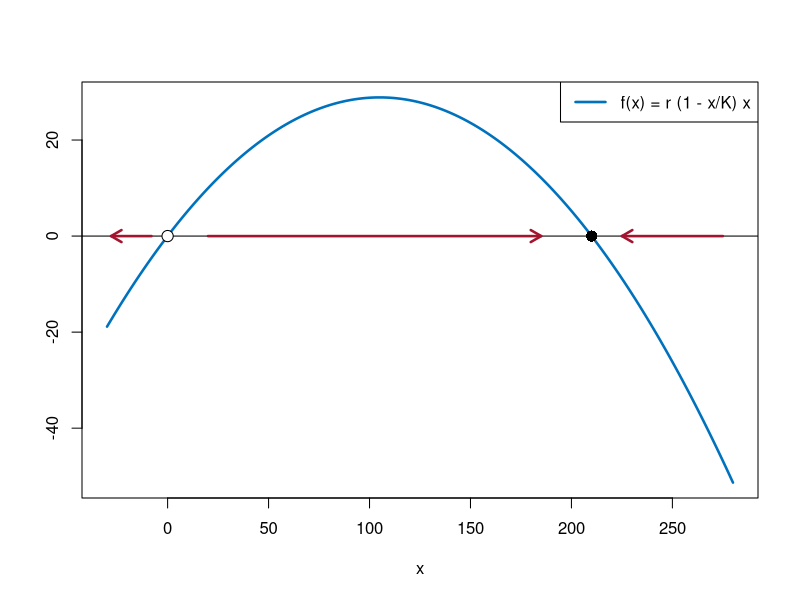

The R script that drew this image:
# Fig. 3.14: Phase line of the logistic model (book, Section 3.3, Eq. 3.22)
# f(x) = r (1 - x/K) x with r = 0.55, K = 210; where f > 0, x grows (arrow to the right), where f < 0, x decreases
# (c) 2026 Philipp Kügler · Program for the book "Dynamical Systems in the Life Sciences" · MIT License (see LICENSE)
r <- 0.55; K <- 210
f <- function(x) r * (1 - x / K) * x
df <- function(x) r * (1 - 2 * x / K)    # derivative f'(x)
x <- seq(-30, 280, length.out = 400)
plot(x, f(x), type = "l", col = rgb(0, 0.447, 0.741), lwd = 2.5, xlab = "x", ylab = "")
abline(h = 0)
arrows(c(20, 275, -8), 0, c(185, 225, -28), 0, col = rgb(0.64, 0.08, 0.18), lwd = 2.5, length = 0.12)   # phase line
points(0, 0, pch = 21, bg = "white", cex = 1.5); points(K, 0, pch = 16, cex = 1.5)
for (xs in c(0, K)) cat(sprintf("x* = %3d: f'(x*) = %5.2f -> %s\n", xs, df(xs), if (df(xs) < 0) "stable" else "unstable"))
legend("topright", legend = "f(x) = r (1 - x/K) x", col = rgb(0, 0.447, 0.741), lwd = 2.5)
